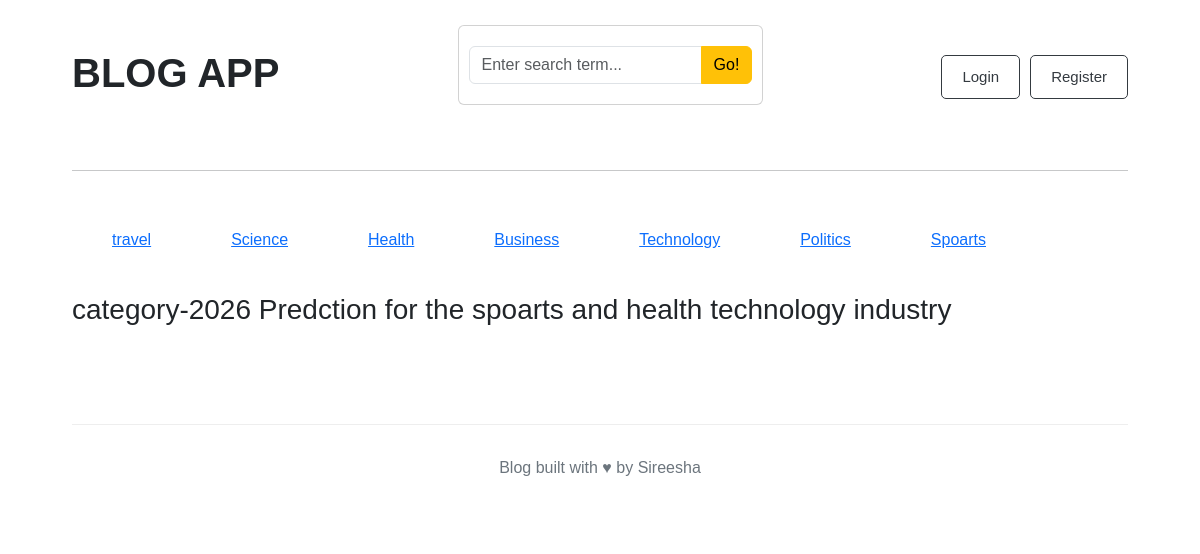
Page /category/3/ on the earlier database version.
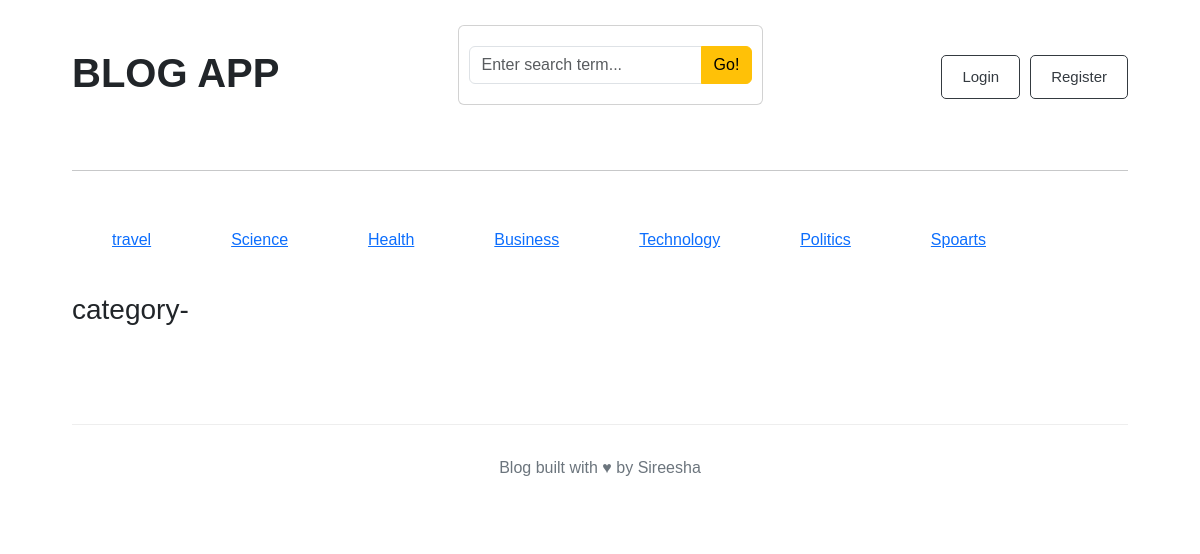
Same page on the later database version.
### blogs/models.py (models this page shows)
class Blog(models.Model):
    title = models.CharField(max_length=100)
    slug = models.SlugField(max_length=150, unique=True, blank=True)
    category = models.ForeignKey(category, on_delete=models.CASCADE)
    author  = models.ForeignKey(User, on_delete=models.CASCADE)
    featured_image = models.ImageField(upload_to='uploads/%Y/%m/%d')
    short_description = models.TextField(max_length=500)
    blog_body = models.TextField(max_length=2000)
    status = models.CharField(max_length=20, choices=STATUS_CHOICES, default="Draft")
    is_featured = models.BooleanField(default=False)
    created_at = models.DateTimeField(auto_now_add=True)
    updated_at = models.DateTimeField(auto_now=True)
    def __str__(self):
        return self.title

### blogs/views.py (the view)
# urls.py: path('<int:category_id>/',views.category_pages,name ='category_pages')
def category_pages(req,category_id):
  try:
      context = Blog.objects.filter(category = category_id)
      category_ids = Blog.objects.get(pk=category_id)
      return render(req,'category_pages.html',{'context':context,'category_ids':category_ids})
  except:
      return render(req,'category_pages.html')

### blogs/context_processors.py (called while the page is built)
def get_categories(request):
    categories = category.objects.all()
    return dict(categories=categories)

def searching(request):
    keyword = request.GET.get('keyword')
    print(keyword)
    return dict(keyword = keyword)

### blogs/models.py (called while the page is built)
    def __str__(self):
        return self.category_name

### blogs/Templates/category_pages.html (shortened to what this page needs)
{% extends 'base.html' %}
{% block content %}
<h3>category-{{category_ids}}</h3>
<div class="featured_container">
    </div>
{% endblock %}

Differences in the rows shown:
removed Blog: title "2026 Predction for the spoarts and health technology industry"
